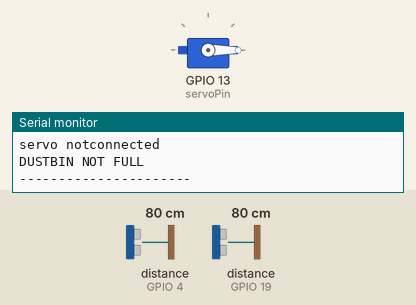
A sketch run on a simulated ESP32. Shown: servo, the last lines printed to the serial monitor. Wiring (inferred from the names in the program): 2 × ultrasonic range finder: trigger GPIO 2, echo GPIO 4 / trigger GPIO 18, echo GPIO 19. Inputs (shaded band) come from the test bench; at power-on: distance to the obstacle (sensors on GPIO 4, GPIO 19) 80 cm. The echo pulse lasts 58.3 µs per cm; WiFi joins after 1.5 s; servers stay silent unless stated.

Above: at 3.0 s.
3.1 s: distance to the obstacle (sensor on GPIO 4) set to 42 cm
4.7 s: distance to the obstacle (sensor on GPIO 4) set to 35 cm
At 5.6 s:
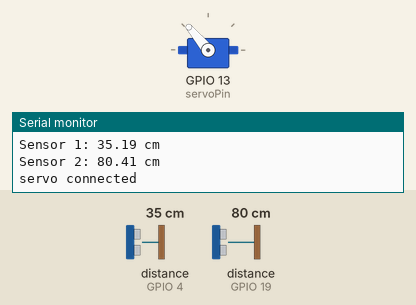
6.7 s: distance to the obstacle (sensor on GPIO 4) set to 60 cm
At 9.4 s:
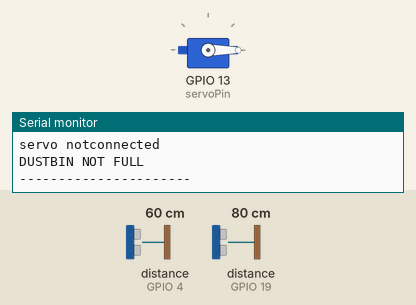
11.9 s: distance to the obstacle (sensor on GPIO 4) set to 2 cm
At 13.4 s:
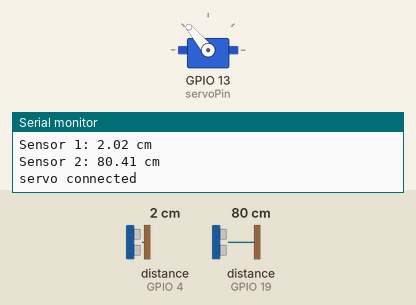
Timing chart, 0 to 14.6 s (numbered marks = the images above; inputs shaded):
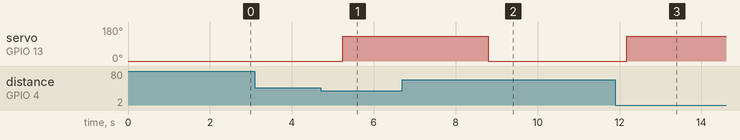

Measured:
- the behaviour switches between 40 and 39 cm on distance to the obstacle (sensor on GPIO 4) (found by bisection; images 0 and 1)
- after the input at 4.7 s, servo on GPIO 13 (servoPin): 0° → 130° after 0.54 s
- after the input at 6.7 s, servo on GPIO 13 (servoPin): 130° → 0° after 2.1 s
- after the input at 11.9 s, servo on GPIO 13 (servoPin): 0° → 130° after 0.27 s

The sketch:

Smart_dustbin.ino
```cpp
#define BLYNK_TEMPLATE_ID "TMPL3dc0zH3L9"
 #define BLYNK_TEMPLATE_NAME "Smart Dustbin1"
 #define BLYNK_AUTH_TOKEN "MDd7Y9wyGY16nPuxPwGdR5ngcFYCQLwm"
 #include <ESP32Servo.h>
#include <WiFi.h>
 #include <BlynkSimpleEsp32.h>


char ssid[] = "Redmi";
char pass[] = "244466666";

#define trig1 2
#define echo1 4

#define trig2 18
#define echo2 19

#define servoPin 13

Servo myServo;


void setup() {
  Serial.begin(115200);

  pinMode(trig1, OUTPUT);
  pinMode(echo1, INPUT);

  pinMode(trig2, OUTPUT);
  pinMode(echo2, INPUT);

  myServo.attach(servoPin);
  myServo.write(0);
  Blynk.begin(BLYNK_AUTH_TOKEN, ssid, pass);
}

void loop() {
  Blynk.run();

  // Sensor 1
  digitalWrite(trig1, LOW);
  delayMicroseconds(2);
  digitalWrite(trig1, HIGH);
  delayMicroseconds(10);
  digitalWrite(trig1, LOW);

  long duration1 = pulseIn(echo1, HIGH);
  float distance1 = duration1 / 58.0;

  delay(50);

  // Sensor 2
  digitalWrite(trig2, LOW);
  delayMicroseconds(2);
  digitalWrite(trig2, HIGH);
  delayMicroseconds(10);
  digitalWrite(trig2, LOW);

  long duration2 = pulseIn(echo2, HIGH);
  float distance2 = duration2 / 58.0;

  int fillLevel = map(distance2, 30, 10, 0, 100);
fillLevel = constrain(fillLevel, 0, 100);

Blynk.virtualWrite(V1, fillLevel);

  Serial.print("Sensor 1: ");
  Serial.print(distance1);
  Serial.println(" cm");

  Serial.print("Sensor 2: ");
  Serial.print(distance2);
  Serial.println(" cm");

  // Servo control
  if (distance1 < 40) {
    myServo.write(130);
    Serial.println("servo connected");
    delay(3000);
  }
  else {
    myServo.write(0);
    Serial.println("servo notconnected");
  }

  if (fillLevel >= 90) {
  Blynk.virtualWrite(V0, "DUSTBIN FULL");
  Serial.println("DUSTBIN FULL");
}
else if (fillLevel >= 60) {
  Blynk.virtualWrite(V0, "DUSTBIN IS GETTING FULL SOON");
  Serial.println("DUSTBIN IS GETTING FULL SOON");
}
else {
  Blynk.virtualWrite(V0, "DUSTBIN NOT FULL");
  Serial.println("DUSTBIN NOT FULL");
}
          Serial.println("----------------------");

  delay(500);
}
```
